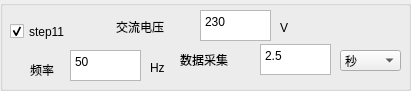
  <widget class="QGroupBox" name="groupBox_9">
   <property name="geometry">
    <rect>
     <x>420</x>
     <y>600</y>
     <width>411</width>
     <height>91</height>
    </rect>
   </property>
   <property name="title">
    <string/>
   </property>
   <widget class="QLabel" name="label_159">
    <property name="geometry">
     <rect>
      <x>116</x>
      <y>17</y>
      <width>71</width>
      <height>20</height>
     </rect>
    </property>
    <property name="text">
     <string>交流电压</string>
    </property>
   </widget>
   <widget class="QLabel" name="label_160">
    <property name="geometry">
     <rect>
      <x>180</x>
      <y>50</y>
      <width>71</width>
      <height>20</height>
     </rect>
    </property>
    <property name="text">
     <string>数据采集</string>
    </property>
   </widget>
   <widget class="QComboBox" name="comboBox_S11_TIME">
    <property name="geometry">
     <rect>
      <x>340</x>
      <y>50</y>
      <width>61</width>
      <height>21</height>
     </rect>
    </property>
    <item>
     <property name="text">
      <string>秒</string>
     </property>
    </item>
    <item>
     <property name="text">
      <string>毫秒</string>
     </property>
    </item>
    <item>
     <property name="text">
      <string>分钟</string>
     </property>
    </item>
   </widget>
   <widget class="QLabel" name="label_161">
    <property name="geometry">
     <rect>
      <x>280</x>
      <y>20</y>
      <width>16</width>
      <height>16</height>
     </rect>
    </property>
    <property name="text">
     <string>V</string>
    </property>
   </widget>
   <widget class="QTextEdit" name="textEdit_S11_TIME">
    <property name="geometry">
     <rect>
      <x>260</x>
      <y>44</y>
      <width>71</width>
      <height>31</height>
     </rect>
    </property>
    <property name="html">
     <string>&lt;!DOCTYPE HTML PUBLIC &quot;-//W3C//DTD HTML 4.0//EN&quot; &quot;http://www.w3.org/TR/REC-html40/strict.dtd&quot;&gt;
&lt;html&gt;&lt;head&gt;&lt;meta name=&quot;qrichtext&quot; content=&quot;1&quot; /&gt;&lt;style type=&quot;text/css&quot;&gt;
p, li { white-space: pre-wrap; }
&lt;/style&gt;&lt;/head&gt;&lt;body style=&quot; font-family:'宋体'; font-size:10pt; font-weight:400; font-style:normal;&quot;&gt;
&lt;p style=&quot; margin-top:0px; margin-bottom:0px; margin-left:0px; margin-right:0px; -qt-block-indent:0; text-indent:0px;&quot;&gt;&lt;span style=&quot; font-family:'SimSun'; font-size:9pt;&quot;&gt;2.5&lt;/span&gt;&lt;/p&gt;&lt;/body&gt;&lt;/html&gt;</string>
    </property>
   </widget>
   <widget class="QTextEdit" name="textEdit_S11_AC_VOLT">
    <property name="geometry">
     <rect>
      <x>200</x>
      <y>10</y>
      <width>71</width>
      <height>31</height>
     </rect>
    </property>
    <property name="html">
     <string>&lt;!DOCTYPE HTML PUBLIC &quot;-//W3C//DTD HTML 4.0//EN&quot; &quot;http://www.w3.org/TR/REC-html40/strict.dtd&quot;&gt;
&lt;html&gt;&lt;head&gt;&lt;meta name=&quot;qrichtext&quot; content=&quot;1&quot; /&gt;&lt;style type=&quot;text/css&quot;&gt;
p, li { white-space: pre-wrap; }
&lt;/style&gt;&lt;/head&gt;&lt;body style=&quot; font-family:'宋体'; font-size:10pt; font-weight:400; font-style:normal;&quot;&gt;
&lt;p style=&quot; margin-top:0px; margin-bottom:0px; margin-left:0px; margin-right:0px; -qt-block-indent:0; text-indent:0px;&quot;&gt;&lt;span style=&quot; font-family:'SimSun'; font-size:9pt;&quot;&gt;230&lt;/span&gt;&lt;/p&gt;&lt;/body&gt;&lt;/html&gt;</string>
    </property>
   </widget>
   <widget class="QTextEdit" name="textEdit_S11_AC_FR">
    <property name="geometry">
     <rect>
      <x>70</x>
      <y>50</y>
      <width>71</width>
      <height>31</height>
     </rect>
    </property>
    <property name="html">
     <string>&lt;!DOCTYPE HTML PUBLIC &quot;-//W3C//DTD HTML 4.0//EN&quot; &quot;http://www.w3.org/TR/REC-html40/strict.dtd&quot;&gt;
&lt;html&gt;&lt;head&gt;&lt;meta name=&quot;qrichtext&quot; content=&quot;1&quot; /&gt;&lt;style type=&quot;text/css&quot;&gt;
p, li { white-space: pre-wrap; }
&lt;/style&gt;&lt;/head&gt;&lt;body style=&quot; font-family:'宋体'; font-size:10pt; font-weight:400; font-style:normal;&quot;&gt;
&lt;p style=&quot; margin-top:0px; margin-bottom:0px; margin-left:0px; margin-right:0px; -qt-block-indent:0; text-indent:0px;&quot;&gt;&lt;span style=&quot; font-family:'SimSun'; font-size:9pt;&quot;&gt;50&lt;/span&gt;&lt;/p&gt;&lt;/body&gt;&lt;/html&gt;</string>
    </property>
   </widget>
   <widget class="QCheckBox" name="checkBox_S11">
    <property name="geometry">
     <rect>
      <x>10</x>
      <y>21</y>
      <width>81</width>
      <height>21</height>
     </rect>
    </property>
    <property name="text">
     <string>step11</string>
    </property>
    <property name="checked">
     <bool>true</bool>
    </property>
   </widget>
   <widget class="QLabel" name="label_162">
    <property name="geometry">
     <rect>
      <x>150</x>
      <y>60</y>
      <width>20</width>
      <height>16</height>
     </rect>
    </property>
    <property name="text">
     <string>Hz</string>
    </property>
   </widget>
   <widget class="QLabel" name="label_163">
    <property name="geometry">
     <rect>
      <x>30</x>
      <y>60</y>
      <width>41</width>
      <height>20</height>
     </rect>
    </property>
    <property name="text">
     <string>频率</string>
    </property>
   </widget>
  </widget>
